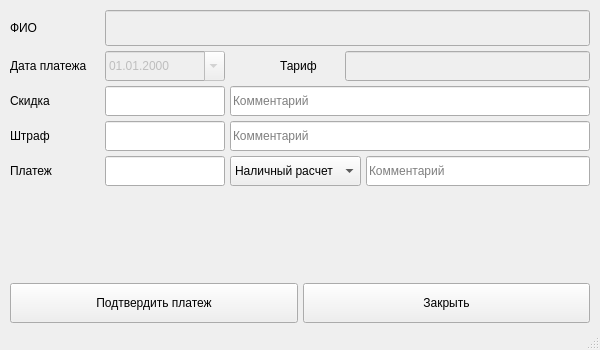
<?xml version="1.0" encoding="UTF-8"?>
<ui version="4.0">
 <class>paymentArendatorFromContract</class>
 <widget class="QMainWindow" name="paymentArendatorFromContract">
  <property name="windowModality">
   <enum>Qt::NonModal</enum>
  </property>
  <property name="geometry">
   <rect>
    <x>0</x>
    <y>0</y>
    <width>600</width>
    <height>350</height>
   </rect>
  </property>
  <property name="sizePolicy">
   <sizepolicy hsizetype="Fixed" vsizetype="Preferred">
    <horstretch>0</horstretch>
    <verstretch>0</verstretch>
   </sizepolicy>
  </property>
  <property name="minimumSize">
   <size>
    <width>600</width>
    <height>0</height>
   </size>
  </property>
  <property name="maximumSize">
   <size>
    <width>600</width>
    <height>350</height>
   </size>
  </property>
  <property name="windowTitle">
   <string>MainWindow</string>
  </property>
  <widget class="QWidget" name="centralwidget">
   <layout class="QVBoxLayout" name="verticalLayout">
    <property name="spacing">
     <number>5</number>
    </property>
    <property name="leftMargin">
     <number>10</number>
    </property>
    <property name="topMargin">
     <number>10</number>
    </property>
    <property name="rightMargin">
     <number>10</number>
    </property>
    <property name="bottomMargin">
     <number>5</number>
    </property>
    <item>
     <layout class="QHBoxLayout" name="horizontalLayout">
      <item>
       <widget class="QLabel" name="label">
        <property name="minimumSize">
         <size>
          <width>90</width>
          <height>36</height>
         </size>
        </property>
        <property name="maximumSize">
         <size>
          <width>90</width>
          <height>16777215</height>
         </size>
        </property>
        <property name="text">
         <string>ФИО</string>
        </property>
       </widget>
      </item>
      <item>
       <widget class="QLineEdit" name="lbl_fio_arendator">
        <property name="enabled">
         <bool>false</bool>
        </property>
        <property name="minimumSize">
         <size>
          <width>0</width>
          <height>36</height>
         </size>
        </property>
        <property name="maximumSize">
         <size>
          <width>16777215</width>
          <height>36</height>
         </size>
        </property>
       </widget>
      </item>
     </layout>
    </item>
    <item>
     <layout class="QHBoxLayout" name="horizontalLayout_3">
      <item>
       <widget class="QLabel" name="label_7">
        <property name="sizePolicy">
         <sizepolicy hsizetype="Preferred" vsizetype="Expanding">
          <horstretch>0</horstretch>
          <verstretch>0</verstretch>
         </sizepolicy>
        </property>
        <property name="minimumSize">
         <size>
          <width>90</width>
          <height>30</height>
         </size>
        </property>
        <property name="maximumSize">
         <size>
          <width>90</width>
          <height>16777215</height>
         </size>
        </property>
        <property name="text">
         <string>Дата платежа</string>
        </property>
       </widget>
      </item>
      <item>
       <widget class="QDateTimeEdit" name="date_payment">
        <property name="enabled">
         <bool>false</bool>
        </property>
        <property name="sizePolicy">
         <sizepolicy hsizetype="Preferred" vsizetype="Fixed">
          <horstretch>0</horstretch>
          <verstretch>0</verstretch>
         </sizepolicy>
        </property>
        <property name="minimumSize">
         <size>
          <width>120</width>
          <height>30</height>
         </size>
        </property>
        <property name="maximumSize">
         <size>
          <width>120</width>
          <height>16777215</height>
         </size>
        </property>
        <property name="cursor">
         <cursorShape>PointingHandCursor</cursorShape>
        </property>
        <property name="displayFormat">
         <string>dd.MM.yyyy</string>
        </property>
        <property name="calendarPopup">
         <bool>true</bool>
        </property>
       </widget>
      </item>
      <item>
       <widget class="QLabel" name="label_2">
        <property name="minimumSize">
         <size>
          <width>45</width>
          <height>30</height>
         </size>
        </property>
        <property name="maximumSize">
         <size>
          <width>45</width>
          <height>16777215</height>
         </size>
        </property>
        <property name="text">
         <string/>
        </property>
       </widget>
      </item>
      <item>
       <widget class="QLabel" name="label_4">
        <property name="minimumSize">
         <size>
          <width>60</width>
          <height>30</height>
         </size>
        </property>
        <property name="maximumSize">
         <size>
          <width>60</width>
          <height>16777215</height>
         </size>
        </property>
        <property name="text">
         <string>Тариф</string>
        </property>
       </widget>
      </item>
      <item>
       <widget class="QLineEdit" name="le_payment_tarif">
        <property name="enabled">
         <bool>false</bool>
        </property>
        <property name="minimumSize">
         <size>
          <width>0</width>
          <height>30</height>
         </size>
        </property>
        <property name="maximumSize">
         <size>
          <width>16777215</width>
          <height>16777215</height>
         </size>
        </property>
       </widget>
      </item>
     </layout>
    </item>
    <item>
     <layout class="QHBoxLayout" name="horizontalLayout_5">
      <item>
       <widget class="QLabel" name="label_5">
        <property name="sizePolicy">
         <sizepolicy hsizetype="Preferred" vsizetype="Expanding">
          <horstretch>0</horstretch>
          <verstretch>0</verstretch>
         </sizepolicy>
        </property>
        <property name="minimumSize">
         <size>
          <width>90</width>
          <height>30</height>
         </size>
        </property>
        <property name="maximumSize">
         <size>
          <width>90</width>
          <height>16777215</height>
         </size>
        </property>
        <property name="text">
         <string>Скидка</string>
        </property>
       </widget>
      </item>
      <item>
       <widget class="QLineEdit" name="discount">
        <property name="minimumSize">
         <size>
          <width>120</width>
          <height>30</height>
         </size>
        </property>
        <property name="maximumSize">
         <size>
          <width>120</width>
          <height>16777215</height>
         </size>
        </property>
       </widget>
      </item>
      <item>
       <widget class="QLineEdit" name="discount_comment">
        <property name="minimumSize">
         <size>
          <width>0</width>
          <height>30</height>
         </size>
        </property>
        <property name="maximumSize">
         <size>
          <width>16777215</width>
          <height>16777215</height>
         </size>
        </property>
        <property name="placeholderText">
         <string>Комментарий</string>
        </property>
       </widget>
      </item>
     </layout>
    </item>
    <item>
     <layout class="QHBoxLayout" name="horizontalLayout_6">
      <item>
       <widget class="QLabel" name="label_6">
        <property name="sizePolicy">
         <sizepolicy hsizetype="Preferred" vsizetype="Expanding">
          <horstretch>0</horstretch>
          <verstretch>0</verstretch>
         </sizepolicy>
        </property>
        <property name="minimumSize">
         <size>
          <width>90</width>
          <height>30</height>
         </size>
        </property>
        <property name="maximumSize">
         <size>
          <width>90</width>
          <height>16777215</height>
         </size>
        </property>
        <property name="text">
         <string>Штраф</string>
        </property>
       </widget>
      </item>
      <item>
       <widget class="QLineEdit" name="shtraf">
        <property name="minimumSize">
         <size>
          <width>120</width>
          <height>30</height>
         </size>
        </property>
        <property name="maximumSize">
         <size>
          <width>120</width>
          <height>16777215</height>
         </size>
        </property>
       </widget>
      </item>
      <item>
       <widget class="QLineEdit" name="shtraf_comment">
        <property name="minimumSize">
         <size>
          <width>0</width>
          <height>30</height>
         </size>
        </property>
        <property name="maximumSize">
         <size>
          <width>16777215</width>
          <height>16777215</height>
         </size>
        </property>
        <property name="placeholderText">
         <string>Комментарий</string>
        </property>
       </widget>
      </item>
     </layout>
    </item>
    <item>
     <layout class="QHBoxLayout" name="horizontalLayout_2">
      <item>
       <widget class="QLabel" name="label_3">
        <property name="sizePolicy">
         <sizepolicy hsizetype="Preferred" vsizetype="Expanding">
          <horstretch>0</horstretch>
          <verstretch>0</verstretch>
         </sizepolicy>
        </property>
        <property name="minimumSize">
         <size>
          <width>90</width>
          <height>30</height>
         </size>
        </property>
        <property name="maximumSize">
         <size>
          <width>90</width>
          <height>16777215</height>
         </size>
        </property>
        <property name="text">
         <string>Платеж</string>
        </property>
       </widget>
      </item>
      <item>
       <widget class="QLineEdit" name="size_payment">
        <property name="minimumSize">
         <size>
          <width>120</width>
          <height>30</height>
         </size>
        </property>
        <property name="maximumSize">
         <size>
          <width>120</width>
          <height>16777215</height>
         </size>
        </property>
       </widget>
      </item>
      <item>
       <widget class="QComboBox" name="cb_payments">
        <property name="minimumSize">
         <size>
          <width>120</width>
          <height>30</height>
         </size>
        </property>
        <property name="maximumSize">
         <size>
          <width>16777215</width>
          <height>16777215</height>
         </size>
        </property>
        <item>
         <property name="text">
          <string>Наличный расчет</string>
         </property>
        </item>
        <item>
         <property name="text">
          <string>Перевод</string>
         </property>
        </item>
        <item>
         <property name="text">
          <string>Эквайринг</string>
         </property>
        </item>
       </widget>
      </item>
      <item>
       <widget class="QLineEdit" name="comment_pay">
        <property name="minimumSize">
         <size>
          <width>0</width>
          <height>30</height>
         </size>
        </property>
        <property name="maximumSize">
         <size>
          <width>16777215</width>
          <height>16777215</height>
         </size>
        </property>
        <property name="placeholderText">
         <string>Комментарий</string>
        </property>
       </widget>
      </item>
     </layout>
    </item>
    <item alignment="Qt::AlignTop">
     <widget class="QFrame" name="horizontalFrame">
      <property name="minimumSize">
       <size>
        <width>0</width>
        <height>0</height>
       </size>
      </property>
      <property name="maximumSize">
       <size>
        <width>16777215</width>
        <height>0</height>
       </size>
      </property>
      <layout class="QHBoxLayout" name="horizontalLayout_4">
       <property name="spacing">
        <number>0</number>
       </property>
       <property name="leftMargin">
        <number>0</number>
       </property>
       <property name="topMargin">
        <number>0</number>
       </property>
       <property name="rightMargin">
        <number>0</number>
       </property>
       <property name="bottomMargin">
        <number>0</number>
       </property>
       <item>
        <widget class="QLabel" name="lbl_id_contract">
         <property name="minimumSize">
          <size>
           <width>0</width>
           <height>0</height>
          </size>
         </property>
         <property name="maximumSize">
          <size>
           <width>0</width>
           <height>0</height>
          </size>
         </property>
         <property name="text">
          <string/>
         </property>
        </widget>
       </item>
       <item>
        <widget class="QLabel" name="lbl_id_arendator">
         <property name="enabled">
          <bool>false</bool>
         </property>
         <property name="minimumSize">
          <size>
           <width>0</width>
           <height>0</height>
          </size>
         </property>
         <property name="maximumSize">
          <size>
           <width>0</width>
           <height>0</height>
          </size>
         </property>
         <property name="text">
          <string/>
         </property>
        </widget>
       </item>
      </layout>
     </widget>
    </item>
    <item>
     <spacer name="verticalSpacer">
      <property name="orientation">
       <enum>Qt::Vertical</enum>
      </property>
      <property name="sizeHint" stdset="0">
       <size>
        <width>20</width>
        <height>400</height>
       </size>
      </property>
     </spacer>
    </item>
    <item>
     <layout class="QHBoxLayout" name="horizontalLayout_7">
      <property name="spacing">
       <number>5</number>
      </property>
      <property name="bottomMargin">
       <number>0</number>
      </property>
      <item>
       <widget class="QPushButton" name="btn_save">
        <property name="minimumSize">
         <size>
          <width>0</width>
          <height>40</height>
         </size>
        </property>
        <property name="maximumSize">
         <size>
          <width>16777215</width>
          <height>40</height>
         </size>
        </property>
        <property name="cursor">
         <cursorShape>PointingHandCursor</cursorShape>
        </property>
        <property name="text">
         <string>Подтвердить платеж</string>
        </property>
       </widget>
      </item>
      <item>
       <widget class="QPushButton" name="btn_cancel">
        <property name="minimumSize">
         <size>
          <width>0</width>
          <height>40</height>
         </size>
        </property>
        <property name="maximumSize">
         <size>
          <width>16777215</width>
          <height>40</height>
         </size>
        </property>
        <property name="cursor">
         <cursorShape>PointingHandCursor</cursorShape>
        </property>
        <property name="text">
         <string>Закрыть</string>
        </property>
       </widget>
      </item>
     </layout>
    </item>
   </layout>
  </widget>
  <widget class="QStatusBar" name="statusBar"/>
 </widget>
 <resources/>
 <connections/>
</ui>
